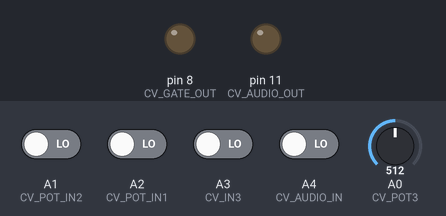
Simulated run of this sketch. Board: Arduino Uno, built with avr-gcc and run on an emulated ATmega328P. Shown: output pins drawn as LEDs (lit = HIGH). Inputs (shaded band) come from the test bench; at power-on: A1 (CV_POT_IN2), A2 (CV_POT_IN1), A3 (CV_IN3), A4 (CV_AUDIO_IN) LOW, A0 (CV_POT3) = 512.

Above: at 1.2 s.
1.3 s: A0 (CV_POT3) set to 605
2.8 s: A0 (CV_POT3) set to 630
At 3.2 s:
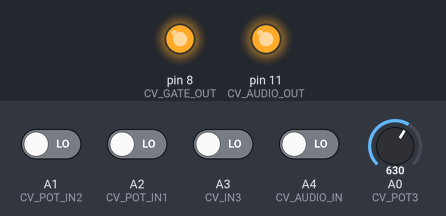
4.3 s: A0 (CV_POT3) set to 326
5.8 s: A0 (CV_POT3) set to 292
At 6.7 s:
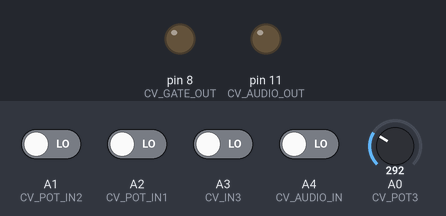
7.3 s: A1 (CV_POT_IN2) driven HIGH
At 7.9 s:
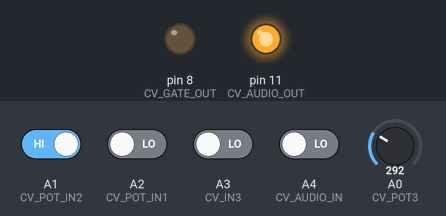
8.8 s: A0 (CV_POT3) set to 900
At 10.2 s:
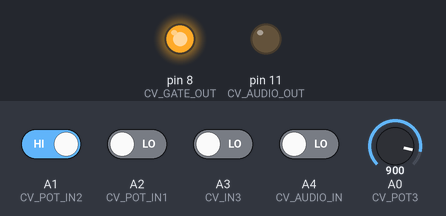
Timing chart, 0 to 11.3 s (numbered marks = the images above; inputs shaded):
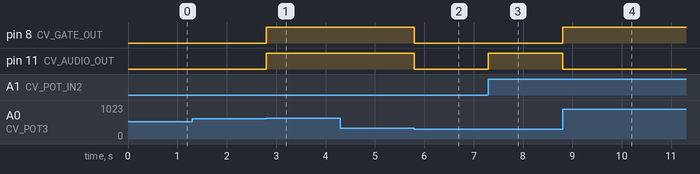

The sketch:

tangle.ino
```cpp
// (licence header left out)
/// TANGLE
///
/// TANGLE is a combined digital logic function, merge, and inverter.
/// You can use it to combine two digital signals, or to take two inputs and see to it that they both
/// go to a single output (such as multiple ways to reset the SEQ16).
///
/// SET GRAINS TO GRAINS MODE.  (If you want MOZZI mode, change CV_AUDIO_OUT to 9)
///
/// By default Tangle has two pairs of INPUTS, and one OUTPUT for each input pair.
///
/// It takes the values of the two inputs in a pair, runs them through a function you select via POT 3,
/// then outputs the result to the pair's output.
///
/// Given two inputs A and B, the functions on POT 3 are (left to right) output as:
///
/// - A					[A is passed through, B is ignored]
/// - !A				[A is inverted, B is ignored]
/// - A or B			[If either is HIGH, we output HIGH]
/// - !(A or B)			[If either is HIGH, we output LOW]
/// - !A or B			[If A is HIGH or B is NOT HIGH, we output HIGH]
/// - A and B			[Both must be HIGH to output HIGH]
/// - !(A and B)		[Both must be HIGH to output LOW]
/// - !A and B			[If A is HIGH and B is NOT HIGH, we output HIGH]
/// - A equal B			[If A and B are the same we output HIGH]
/// - A nequal (xor) B	[If A and B are the same we output LOW]


/// HOW YOU COULD USE TANGLE
///
/// 1. As a track mute for TRIQ164.  TRIQ164 has four tracks, but only the first two can be muted by sending
/// a high signal to input sockets on the module.  But you can mute the third and fourth tracks as follows.
/// Take the trigger output of the third track and
/// feed it into INPUT A 1 (IN 1).  Take the trigger output of the fourth track and feed it into
/// INPUT A 2 (IN 3).  Output 1 (Audio Out) is now the revised trigger output for track 3, and
/// Output 2 (Digital Out) is now the revised trigger output for track 4.  Set the function to
/// "A and !B" (the fifth setting).  Now if you send a high signal to Input B 1 (IN 2) you will
/// mute track 3.  And if you send a high signal to Input B 2 (Audio In) you will mute track 4.
///
/// 2. As an inverter.  Set the function to "not A", and the input on A gets inverted.
///
/// 3. As a trigger merge.  Set the function to "A or B", and the inputs on A and B both
/// get sent out to the output.  I use this to reset the SEQ16 while still
/// allowing it to have only 7 steps.  SEQ16 step 7 output goes into B on TANGLE, and TANGLE's
/// Output 1 goes to RESET on SEQ16.  My manual reset goes into A on TANGLE.
///
/// 4. As a threshold.  You can test for when an analog CV is over a value, and only output
/// high when that happens.  To do this, you set the function to "A" and change POT1 to your
/// desired threshold (the maximum threshold, about 5V, is at the 2'oclock position, the minimum
/// is far left).
///
/// 5. As a gate difference tester.  Set the function to "A not equal B".  We output HIGH when
/// either A or B are high, but if both are high, we output LOW to cut them off.
///
/// 6. As a tester for when two gates are high at the same time.  Set to "A and B".  You could
/// threshold both of them as well (see "threshold" above).


/// GRAINS BUG
///
/// There is a bug in GRAINS that affects Pots (Dials) 1 and 2.  If you set the
/// switch to "Man", then the range of the Pot is correct.  But if you set the switch
/// to "In 1" (or "In 2"), then the range of the Dial is maximum (1.0 probability for
/// our purposes) at about the 2 o'clock position on the Dial.  Beyond that it stays at 1.0


/// CONFIGURATION
///
/// IN 1            Input A 1
/// IN 2            Input B 1
/// IN 3            Input A 2
/// AUDIO IN (A)    Input B 2
/// AUDIO OUT       Output 1
/// DIGITAL OUT (D) Output 2
///
/// POT 1           [Unused]: Keep switch on IN1 and set knob to roughly 2'oclock position
///
/// POT 2           [Unused]: Keep switch on IN1 and set knob to roughly 2'oclock position
///
/// POT 3           Function


#define FUNC_A 0
#define FUNC_INV_A 1
#define FUNC_A_OR_B 2
#define FUNC_INV_A_OR_B 3
#define FUNC_NOT_A_OR_B 4
#define FUNC_A_AND_B 5
#define FUNC_INV_A_AND_B 6
#define FUNC_NOT_A_AND_B 7
#define FUNC_EQUAL 8
#define FUNC_NEQUAL 9

uint8_t function;

#define CV_POT_IN1    A2		// In A 1
#define CV_POT_IN2    A1		// In B 1
#define CV_POT3       A0		// Function
#define CV_IN3        A3		// In A 2
#define CV_AUDIO_IN   A4		// In B 2
#define CV_AUDIO_OUT  11		// Out 1
#define CV_GATE_OUT   8			// Out 2
#define RANDOM_PIN    A5

void setup()
    {
    pinMode(CV_AUDIO_OUT, OUTPUT);
    pinMode(CV_GATE_OUT, OUTPUT);
    pinMode(CV_AUDIO_IN, INPUT);
    pinMode(CV_IN3, INPUT);
    pinMode(CV_POT_IN1, INPUT);
    pinMode(CV_POT_IN2, INPUT);
    }

void loop()
    {
	uint8_t function = (analogRead(CV_POT3) * 10 >> 10);		// 0...9

	uint8_t in1 = digitalRead(CV_POT_IN1);
	uint8_t in2 = digitalRead(CV_POT_IN2);
	uint8_t in3 = digitalRead(CV_IN3);
	uint8_t in4 = digitalRead(CV_AUDIO_IN);
	uint8_t out1 = 0;
	uint8_t out2 = 0;

	switch(function)
		{
		case FUNC_A:
			out1 = in1;
			out2 = in3;
		break;
		case FUNC_INV_A:
			out1 = !in1;
			out2 = !in3;
		break;
		case FUNC_A_OR_B:
			out1 = (in1 || in2);
			out2 = (in3 || in4);
		break;
		case FUNC_INV_A_OR_B:
			out1 = !(in1 || in2);
			out2 = !(in3 || in4);
		break;
		case FUNC_NOT_A_OR_B:
			out1 = ((!in1) || in2);
			out2 = ((!in3) || in4);
		break;
		case FUNC_A_AND_B:
			out1 = (in1 && in2);
			out2 = (in3 && in4);
		break;
		case FUNC_INV_A_AND_B:
			out1 = !(in1 && in2);
			out2 = !(in3 && in4);
		break;
		case FUNC_NOT_A_AND_B:
			out1 = ((!in1) && in2);
			out2 = ((!in3) && in4);
		break;
		case FUNC_EQUAL:
			out1 = (in1 == in2);
			out2 = (in3 == in4);
		break;
		case FUNC_NEQUAL:
			out1 = (in1 != in2);
			out2 = (in3 != in4);
		break;
		}

	digitalWrite(CV_AUDIO_OUT, out1);
	digitalWrite(CV_GATE_OUT, out2);
    }
```

Measured:
- the behaviour switches between 614 and 615 on A0 (CV_POT3) (found by bisection; images 0 and 1)
- the behaviour switches between 308 and 307 on A0 (CV_POT3) (found by bisection; images 1 and 2)
- after the input at 1.3 s, every drawn part: stays the same
- after the input at 2.8 s, pin 8 (CV_GATE_OUT), pin 11 (CV_AUDIO_OUT): LOW → HIGH at once
- after the input at 4.3 s, every drawn part: stays the same
- after the input at 5.8 s, pin 8 (CV_GATE_OUT), pin 11 (CV_AUDIO_OUT): HIGH → LOW at once
- after the input at 7.3 s, pin 11 (CV_AUDIO_OUT): LOW → HIGH at once
- after the input at 8.8 s, pin 8 (CV_GATE_OUT): LOW → HIGH at once; pin 11 (CV_AUDIO_OUT): HIGH → LOW at once
